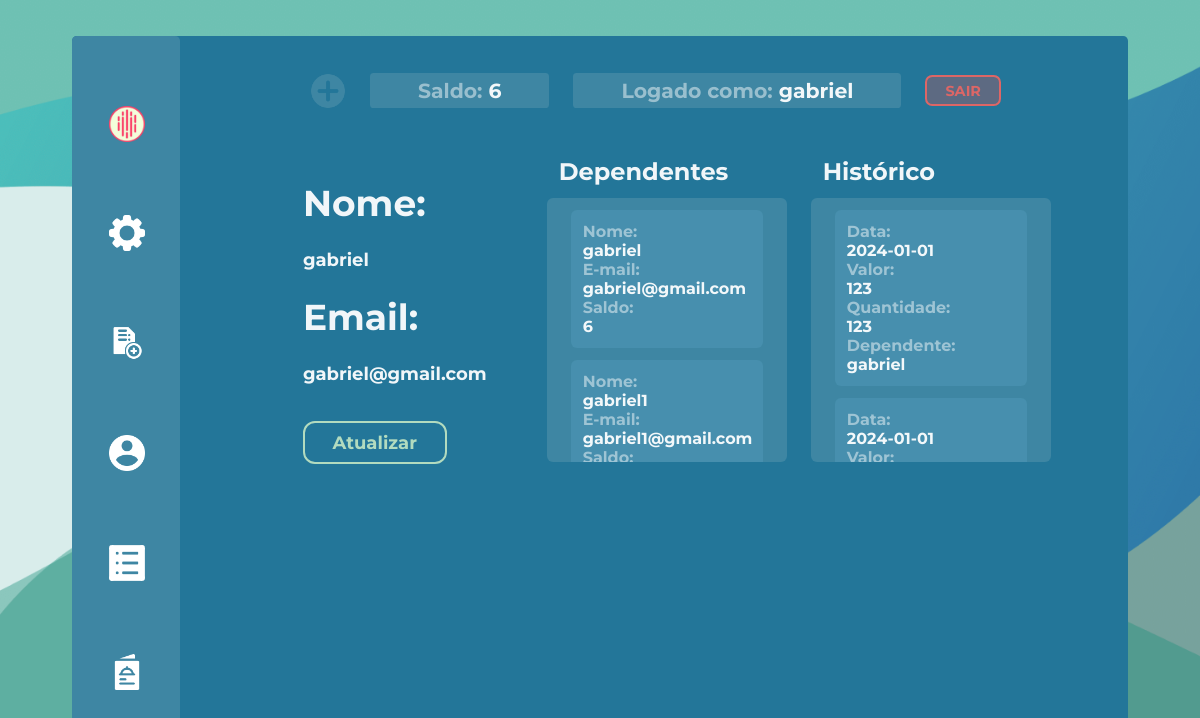
Before: /perfil (signed in) with the older database file.
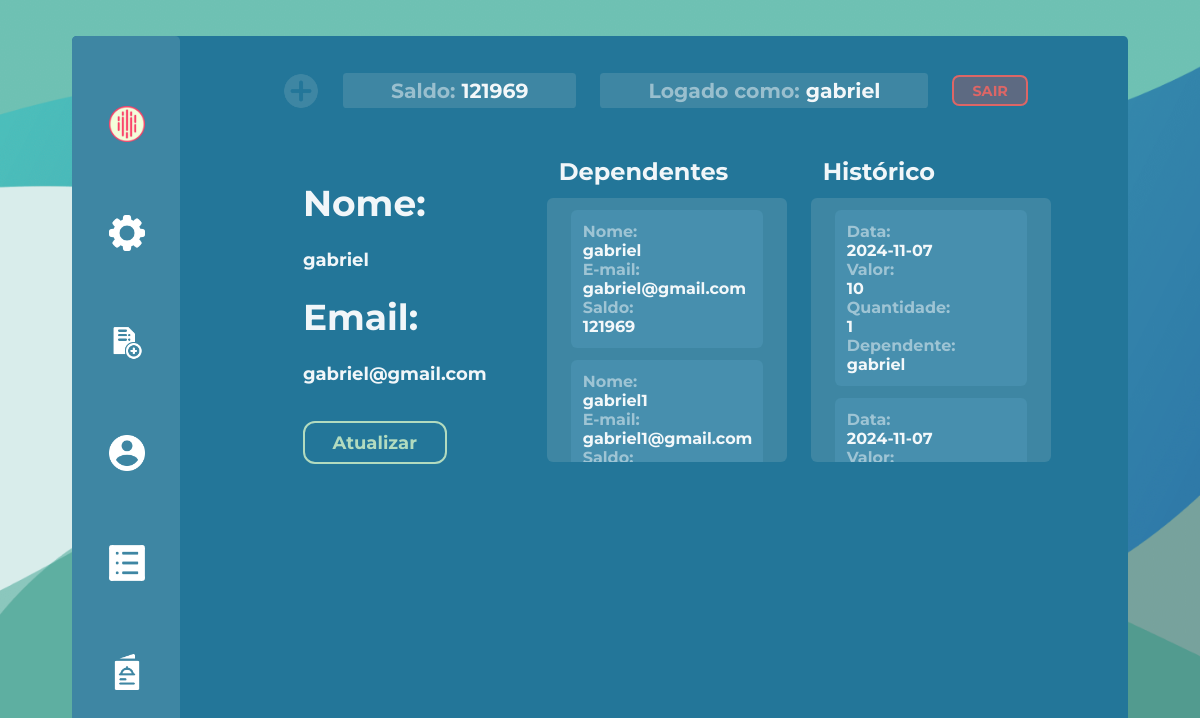
After: the same page with the newer database file.
### projeto/models.py (models this page shows, shortened)
class Dependente(db.Model, UserMixin):
    id = db.Column(db.Integer, primary_key=True, autoincrement=True)
    saldo = db.Column(db.Integer, nullable=False, unique=False, default=0)
    usuario = db.Column(db.String(length=30), nullable=False, unique=True)
    email = db.Column(db.String(length=30), nullable=False, unique=True)
    senha = db.Column(db.String(length=30), nullable=False)
    idResponsavel = db.Column(db.Integer)
    imagemPerfil = db.Column(db.LargeBinary)  # ATRIBUTO PARA IMAGEM
    user_type = 'dependente'
    @property
    def senhacrip(self):
        return self.senhacrip

class Historico(db.Model):
    id = db.Column(db.Integer, primary_key = True)
    nomeProduto = db.Column(db.String, nullable=False)
    data = db.Column(db.Date, nullable=False)
    valor = db.Column(db.Integer, nullable=False)
    quantidade = db.Column(db.Integer, nullable=False)
    idDependente = db.Column(db.Integer, nullable=False)
    nomeDependente = db.Column(db.String, nullable=False)

### projeto/routes.py (the view)
@app.route('/perfil')
@login_required
def PerfilPage():
    dependentes = Dependente.query.filter_by(idResponsavel=current_user.id).all()
    historicos = []
    for dependente in dependentes:
        historicos.extend(Historico.query.filter_by(idDependente=dependente.id).order_by(desc(Historico.id)).all())
    return render_template('PerfilResponsavel.html', dependentes=dependentes, historicos=historicos)

### projeto/models.py (called while the page is built)
@login_manager.user_loader
def load_user(user_id):
    user_type = session.get('user_type')
    if user_type == 'responsavel':
        return Responsavel.query.get(int(user_id))
    elif user_type == 'dependente':
        return Dependente.query.get(int(user_id))
    elif user_type == 'funcionario':
        return Funcionario.query.get(int(user_id))
    return None

### projeto/templates/PerfilResponsavel.html (shortened to what this page needs)
{%extends 'baseResponsavel.html' %}
{%block conteudo%}
<header>
    <div>
        <img onclick="adicionarSaldoModal()" class="adicionarButton" src="{{url_for('static', filename='imagens/adicionar.png')}}">
      </div>
    <div class="saldoHeader">
        <h1>Saldo: </h1>
        <p class="saldoText">{{current_user.saldo}}</p>
    </div>
    <div class="saldoHeader">
        <h1>Logado como: </h1>
        <p class="saldoText">{{current_user.usuario}}</p>
    </div>
    <div>
        <a class="botãoContainerLogout" href="{{url_for('logout')}}">
            SAIR
    </a>
    </div>
</header>
<section class="perfilPage">
    <div class="perfildiv">
        <strong>Nome: </strong>
        <p>{{current_user.usuario}}</p>
        <strong>Email: </strong>
        <p>{{current_user.email}}</p>
        <a class="botãoContainer1" href="{{url_for('atualizar', id=current_user.id)}}">Atualizar</a>
        </div>
        <div class="lista">
            <h1>Dependentes</h1>
            <div class="dadosLista">
            {% for i in dependentes%}
            <div>
                <p>Nome: <p class="saldoText">{{ i.usuario}}</p></p>
                <p>E-mail: <p class="saldoText">{{ i.email}}</p></p>
                <p>Saldo: <p class="saldoText">{{ i.saldo}}</p></p>
            </div>
                {% endfor%}
            </div>
        </div>
        <div class="lista">
            <h1>Histórico</h1>
            <div class="dadosLista">
            {% for i in historicos%}
                <div>
                <p>Data: <p class="saldoText">{{ i.data}}</p></p>
                <p>Valor: <p class="saldoText">{{ i.valor}}</p></p>
                <p>Quantidade: <p class="saldoText">{{ i.quantidade}}</p></p>
                {% for ii in dependentes %}
                    {% if ii.id == i.idDependente %}
                    <p>Dependente: <p class="saldoText">{{ ii.usuario}}</p></p>
                    {% endif %}
                {% endfor %}
            </div>
            {% endfor%}
        </div>
        </div>
</section>
{%endblock%}

### projeto/templates/baseResponsavel.html (shortened to what this page needs)
    <!DOCTYPE html>
<html lang="en">
<head>
    <link rel="stylesheet" href="{{url_for('static', filename='style.css')}}">
    <link rel="stylesheet" src="https://cdn.jsdelivr.net/npm/bootstrap@5.3.2/dist/css/bootstrap.min.css">
</head>
<body>
    <div class="container">
        <div class="sidebarResponsavel">
            <div><a href="{{url_for('homeResponsavel')}}"><img src="{{url_for('static', filename='imagens/RealLove.png')}}"><p style="text-align:center">MySnack</a></p></div>
            <div><a href="{{url_for('adicionarDependente')}}"><img src="{{url_for('static', filename='imagens/config.png')}}"><p>CADASTRAR</a></p></div>
            <div><a href="{{url_for('escolherDependente')}}"><img src="{{url_for('static', filename='imagens/registro.png')}}"><p>GERENCIAR</a></p></div>
            <div><a href="{{url_for('PerfilPage')}}"><img src="{{url_for('static', filename='imagens/botaoPerfil.png')}}"><p>CONTA</a></p></div>
            <div><a href="{{url_for('historico')}}"><img src="{{url_for('static', filename='imagens/Historico.svg')}}"><p>HISTÓRICO</a></p></div>
            <div><a href="{{url_for('cardapio')}}"><img src="{{url_for('static', filename='imagens/cardapio.png')}}"><p>CARDÁPIO</a></p></div>
        </div>
        <div class="bodyBaseResponsavel">
            {%block conteudo%}
            {%endblock%}
        </div>
    </div>
</body>
</html>

### projeto/static/style.css (style rules this page uses)
* { padding: 0; margin: 0; font-family: "Montserrat"; font-weight: bold; color: #ffffffef; }
.adicionarButton { width: 3vw; }
.botãoContainerLogout { font-weight: 700; color: #dd6666; font-size: 1.2vw; text-align: center; background-color: #df4e4e4f; padding: 0.4vw; padding-inline: 1.5vw; border-radius: 0.6vw; border: solid #dd6666 0.2vw; }
.botãoContainer1 { font-weight: 700; color: #b2dbbf; font-size: 1.5vw; text-align: center; background-color: #237699; padding: 0.7vw; padding-inline: 2.3vw; max-width: fit-content; border-radius: 1vw; border: solid #b2dbbf 0.2vw; margin-block: 1vw; }
.perfildiv { display: flex; flex-direction: column; margin: 3vw; margin-left: 10vw; gap:2vw }
.perfildiv p { font-size: 1.5vw; }
.perfildiv strong { font-size: 3vw; }
.perfilPage { display: flex; gap:2vw; }
header div { display: flex; flex-direction: row; gap:1vw; margin: 1vw; }
header a { width: fit-content; }
header { display: flex; height: 15%; justify-content: center; align-items: center; }
header h1 { font-size: 1.7vw; color: #ffffff79; }
.dadosLista p { color: #ffffff79; }
.dadosLista div { background-color: #5aa1c057; margin-bottom: 1vw; padding: 1vw; border-radius: 0.5vw; }
.dadosLista .saldoText { color: #ffffffef; }
.saldoHeader { background-color: hsl(197, 45%, 44%); width: fit-content; height: fit-content; padding: 0.4vw; border-radius: 0.3vw; padding-inline: 4vw; display: flex; flex-direction: row; gap:0.5vw; }
header .saldoText { color: #ffffffef; font-size: 1.7vw; }
body { background-color: rgb(112, 112, 112); height: calc(100vh - var(--margin-principal) * 2) !important; background-image: url(imagens/FotoFundo1.png); background-size: cover; height: 100vh; overflow-y: hidden; }
:root { --margin-principal: 3vw; --margin-principal-inline: 4vw; }
a { text-decoration: none; }
.container { display: flex; flex-direction: row; height: calc(100vh - var(--margin-principal) * 2); margin-top: var(--margin-principal); margin-inline: var(--margin-principal-inline); margin-bottom: var(--margin-principal); background-color: #237699; overflow: auto; border-radius: 0.4vw; }
.container { width: 88%; margin-inline: auto; }
.sidebarResponsavel { display: flex; flex-direction: column; width: 9%; background-color: hsl(197, 45%, 44%); position: absolute; border-radius: 0.4vw; height: calc(100vh - var(--margin-principal) * 2); justify-content: space-evenly; align-items: center; }
.dadosLista { padding: 1vw; padding-inline: 2vw; background-color: hsl(197, 45%, 44%); border-radius: 0.5vw; justify-content: center; }
.dadosLista { overflow: hidden; max-height: 20vw; overflow-y: auto; }
.bodyBaseResponsavel { margin-left: 10.5%; width: 90%; }
.lista h1 { margin: 1vw; font-size: 2vw; }
.lista { width: 20vw; }
.sidebarResponsavel { transition: 0.7s; align-items: center; align-items: flex-start; }
.sidebarResponsavel div { margin-left: 3.1vw; gap: 1vw; }
.sidebarResponsavel div { display: flex; align-items: center; }
.sidebarResponsavel img { width: 3vw; height: 3vw; }

Changed rows visible on the page:
no longer on this page (row unchanged): Historico: data "2024-01-01", valor "123", quantidade "123", Dependente (usuario "gabriel")
no longer on this page (row unchanged): Historico: data "2024-01-01"
changed Dependente "gabriel": saldo "6" → "121969"
added Historico: data "2024-11-07", valor "10", quantidade "1", Dependente (usuario "gabriel")
added Historico: data "2024-11-07"
